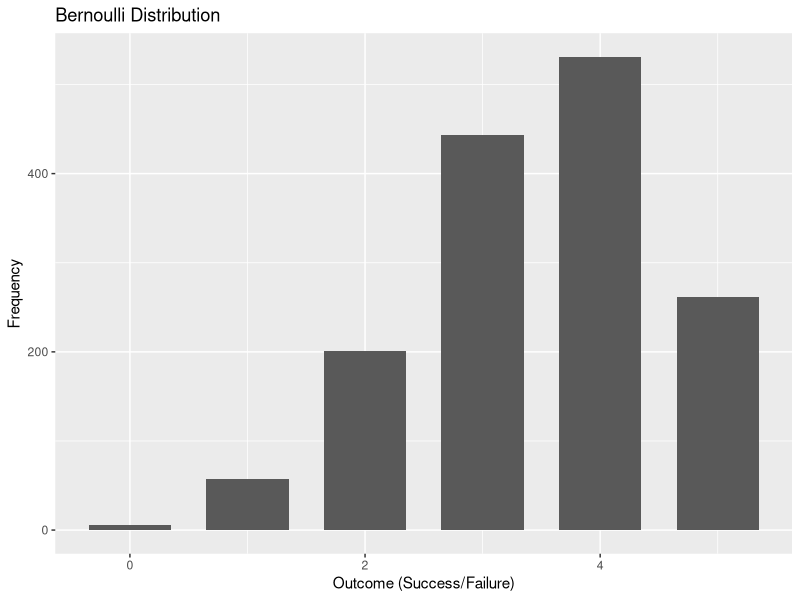
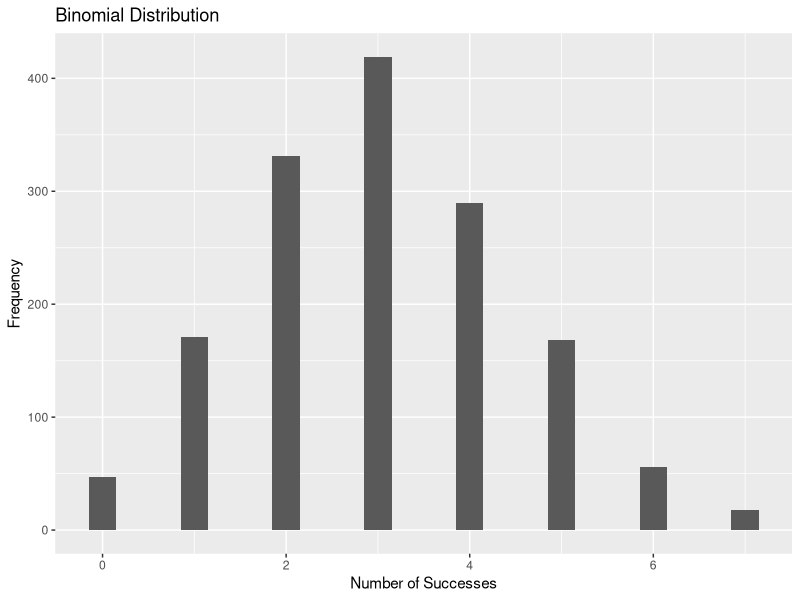
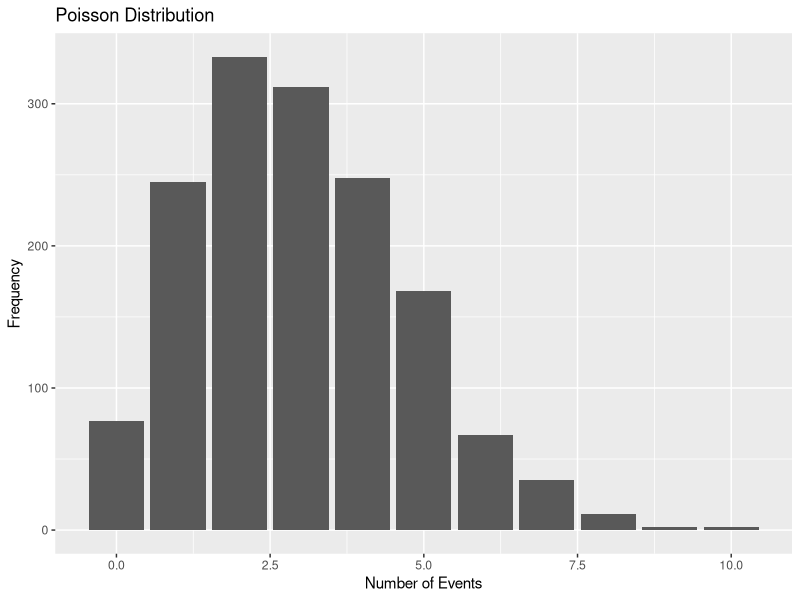

Recreate these plots in R, in order.
# Load necessary libraries
library(ggplot2)

# Simulate Bernoulli distribution
bernoulli_data <- rbinom(n = 1500, size = 5, prob = 0.7)

# Simulate Binomial distribution
binomial_data <- rbinom(n = 1500, size = 10, prob = 0.3)

# Simulate Poisson distribution
poisson_data <- rpois(n = 1500, lambda = 3)

# Plot probability mass functions (PMFs)
ggplot(data.frame(x = bernoulli_data), aes(x = x)) +
  geom_bar(stat = "count", width = 0.7) +
  labs(title = "Bernoulli Distribution", x = "Outcome (Success/Failure)", y = "Frequency")

ggplot(data.frame(x = binomial_data), aes(x = x)) +
  geom_bar(stat = "count", width = 0.3) +
  labs(title = "Binomial Distribution", x = "Number of Successes", y = "Frequency")

ggplot(data.frame(x = poisson_data), aes(x = x)) +
  geom_bar(stat = "count", width = 0.9) +
  labs(title = "Poisson Distribution", x = "Number of Events", y = "Frequency")